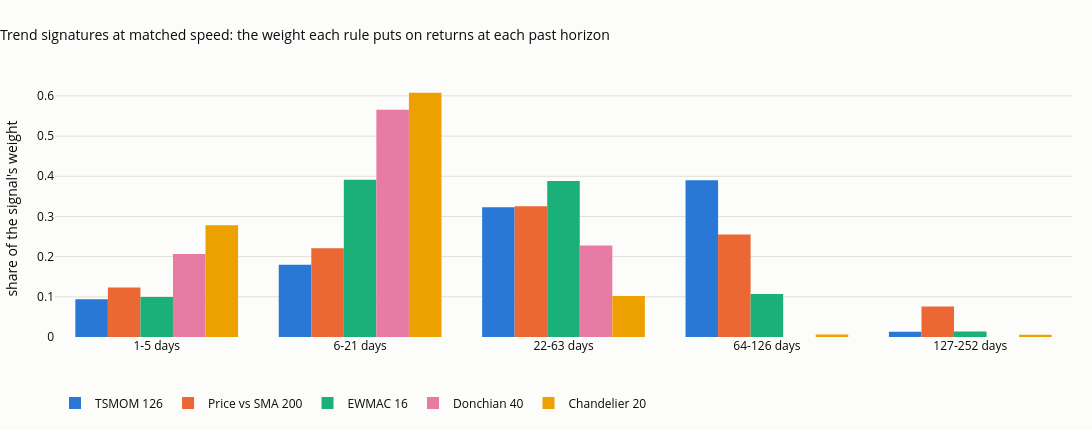

Here is the notebook cell this chart was saved with:
### Code cell
# matched speed: for each family, the parameter whose holding period is closest to the median of all systems
target_hold = T2.holding_days.median()
MATCH = {fam: g.iloc[(np.log(g.holding_days) - np.log(target_hold)).abs().argmin()].parameter for fam, g in T2.groupby("family", sort=False)}
MATCH = {f: (int(p) if float(p).is_integer() else p) for f, p in MATCH.items()}
print("target holding period, days:", round(target_hold, 1)); print("matched systems:", MATCH)
fig = go.Figure()
names = [f"{a}-{b} days" for a, b in BUCKETS]
for fam, n in MATCH.items():
    fig.add_bar(x=names, y=V[(fam, n)]["sigw"], name=f"{fam} {n}", marker_color=FAM_COL[fam])
fig.update_layout(barmode="group", title="Trend signatures at matched speed: the weight each rule puts on returns at each past horizon",
                  yaxis_title="share of the signal's weight", height=430, width=1100, margin=dict(t=80), legend=dict(orientation="h", y=-0.2, x=0))
save_figure(fig, "07_02_signatures", FIG)
fig

### Figure 1 — Plotly figure (JSON) as saved in the notebook; plotly's stock layout.template omitted (floating-point values rounded to 4 significant figures)
{"data": [{"marker": {"color": "#2a78d6"}, "name": "TSMOM 126", "type": "bar", "x": ["1-5 days", "6-21 days", "22-63 days", "64-126 days", "127-252 days"], "y": [0.0938, 0.1798, 0.3231, 0.3901, 0.01329]}, {"marker": {"color": "#eb6834"}, "name": "Price vs SMA 200", "type": "bar", "x": ["1-5 days", "6-21 days", "22-63 days", "64-126 days", "127-252 days"], "y": [0.1232, 0.2207, 0.3256, 0.2549, 0.07566]}, {"marker": {"color": "#1baf7a"}, "name": "EWMAC 16", "type": "bar", "x": ["1-5 days", "6-21 days", "22-63 days", "64-126 days", "127-252 days"], "y": [0.09958, 0.3915, 0.3884, 0.1067, 0.0139]}, {"marker": {"color": "#e87ba4"}, "name": "Donchian 40", "type": "bar", "x": ["1-5 days", "6-21 days", "22-63 days", "64-126 days", "127-252 days"], "y": [0.2065, 0.5657, 0.2278, 0.0, 0.0]}, {"marker": {"color": "#eda100"}, "name": "Chandelier 20", "type": "bar", "x": ["1-5 days", "6-21 days", "22-63 days", "64-126 days", "127-252 days"], "y": [0.2783, 0.6075, 0.1023, 0.006529, 0.005325]}], "layout": {"barmode": "group", "height": 430, "legend": {"orientation": "h", "x": 0, "y": -0.2}, "margin": {"t": 80}, "title": {"text": "Trend signatures at matched speed: the weight each rule puts on returns at each past horizon"}, "width": 1100, "yaxis": {"title": {"text": "share of the signal's weight"}}}}
